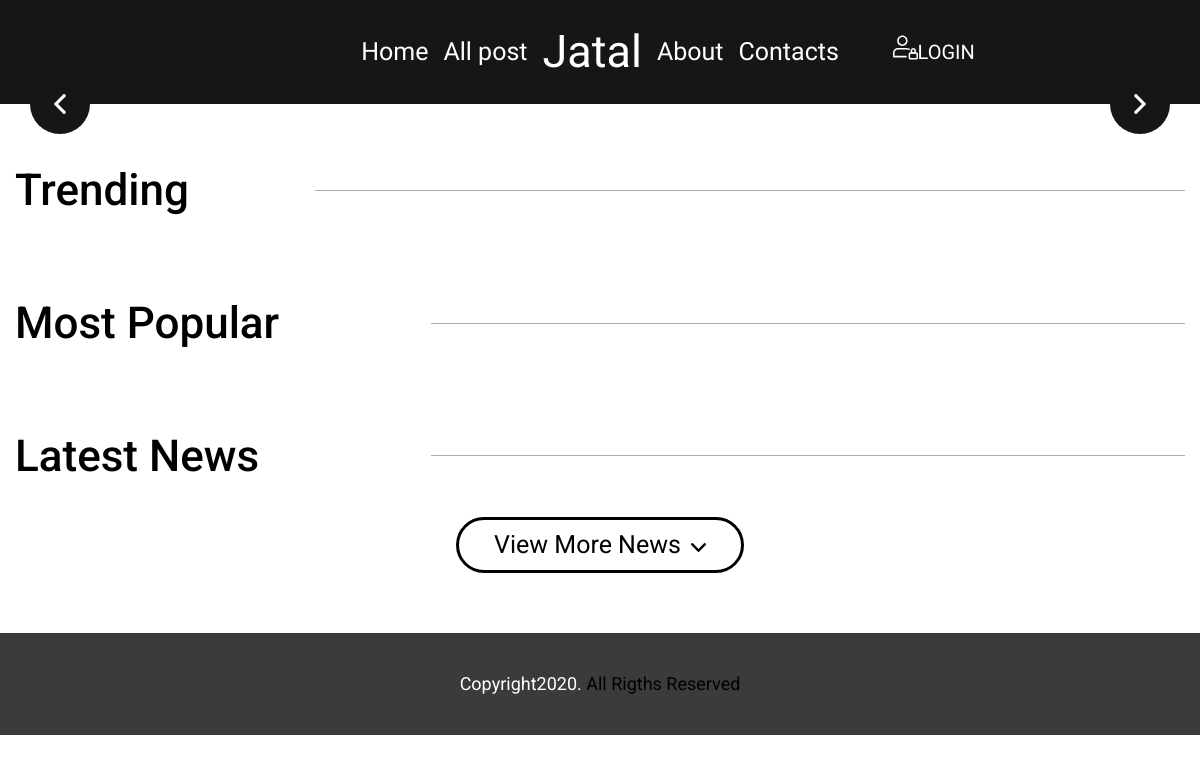
The app's page /, older data.
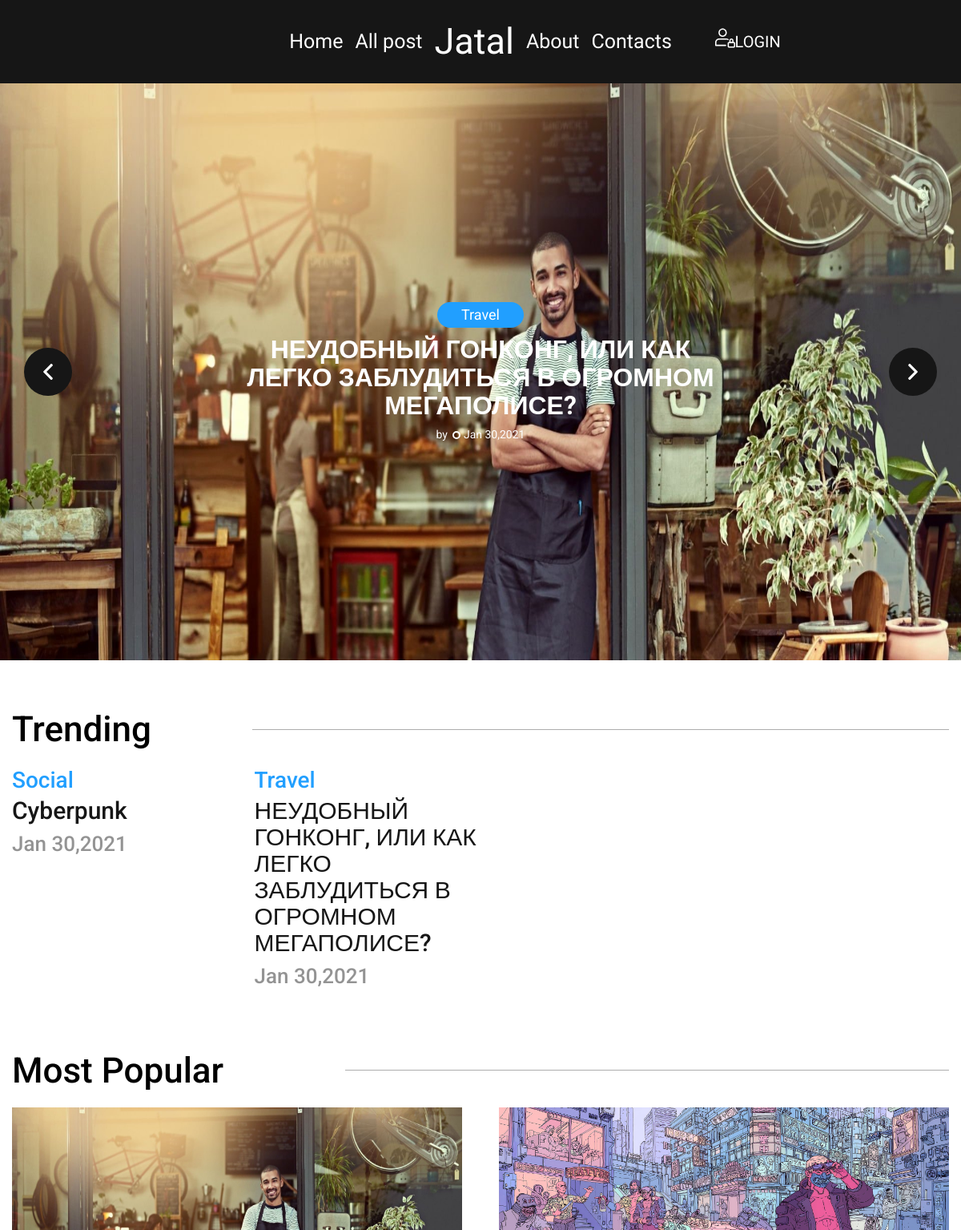
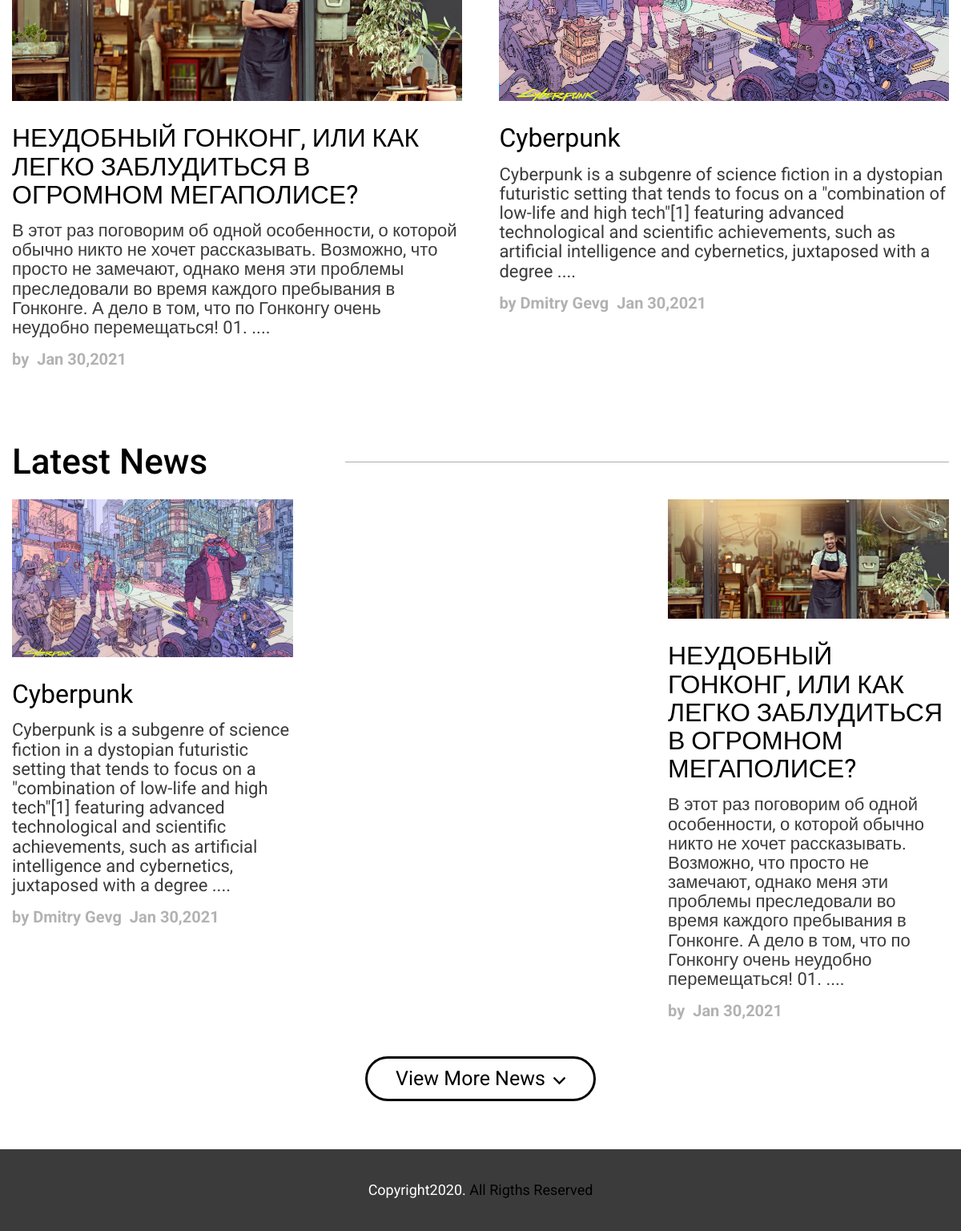
The same page, newer data (2 pictures, top to bottom).
### personalcabinet/models.py (models this page shows, shortened)
class Post(models.Model):
    title = models.CharField(max_length=255, verbose_name='title')
    photo = models.ImageField(upload_to='images/', verbose_name='photo')
    text = models.TextField(verbose_name='text')
    topic = models.ForeignKey(Topic, on_delete=models.CASCADE)
    author = models.ForeignKey(User, on_delete=models.CASCADE)
    date_create = models.DateTimeField(auto_now=True, db_index=True)
    class Meta:
        verbose_name = 'Пост'
        verbose_name_plural = 'Посты'

class Topic(models.Model):
    name = models.CharField(max_length=255, unique=True)
    class Meta:
        verbose_name = 'Тема'
        verbose_name_plural = 'Темы'

### auth_jatal/views.py (the view, shortened to what this page needs)
# urls.py: path('', main_page, name='main_page'),
def main_page(request):
    posts = Post.objects.all()
    last_news = posts.order_by('-date_create')[:3]
    populars = posts[:2]
    intro_posts = posts[0:3]
    trends = posts.order_by('-date_create')[:4]
    shortener_text(last_news, 40)
    shortener_text(populars, 40)
    context = {
        'user': '',
        'intro_posts': intro_posts,
        'trends': trends,
        'populars': populars,
        'last_news': last_news,
    }
    return render(request, 'index.html', context)

### main_pages/views.py (called while the page is built)
def shortener_text(posts, number):
    for post in posts:
        words = post.text.split(" ")
        if len(words) > number:
            post.text = ''
            for word in range(number):
                post.text += words[word] + ' '
        post.text += '....'

### templates/index.html (shortened to what this page needs)
{% extends 'layout/base.html' %}
{% load static %}
{% block content %}
    <div class="intro" id="introVue">
        <button class="intro__arrow intro__arrow--prev" type="button" id="intro__arrow--prev"
                v-on:click="clickLeftBtn">
            <svg class="intro__arrow-icon">
                <use xlink:href="#arrow"></use>
            </svg>
        </button>
        <button class="intro__arrow intro__arrow--next" type="button" id="intro__arrow--next"
                v-on:click="clickRightBtn">
            <svg class="intro__arrow-icon">
                <use xlink:href="#arrow"></use>
            </svg>
        </button>
        <div class="intro__inner" id="intro">
            {% if intro_posts %}
                {% for intro in intro_posts %}
                    <div>
                        <div class="intro__bg">
                            <img src="{{ intro.photo.url }}" alt="" class="intro__img">
                            <div class="intro__item">
                                <div class="intro__topic">{{ intro.topic.name }}</div>
                                <p class="intro__text"><a href="{% url 'single_post' intro.pk %}"
                                                          class="intro__title intro__title-underline">
                                    {{ intro.title }}
                                </a></p>
                                <div class="intro__author-info">
                                    <div class="intro__author-name">
                                        by {{ intro.author.first_name }} {{ intro.author.last_name }}</div>
                                    <div class="intro__author-data">{{ intro.date_create |date:"M d,Y" }}</div>
                                </div>
                            </div>
                        </div>
                    </div>
                {% endfor %}
            {% endif %}
        </div>
    </div>
    <div class="trend">
        <div class="container">
            <div class="trend__inner">
                <div class="trend__header">
                    <div class="trend__title wow fadeInLeft">Trending</div>
                    <div class="trend__line wow fadeInRight"></div>
                </div>
                <div class="trend__content">
                    {% for trend in trends %}
                        <div class="trend__item  wow fadeInLeft">
                            <a href="{% url 'single_post' trend.pk %}" class="trend__topic">{{ trend.topic.name }}</a>
                            <p><a href="{% url 'single_post' trend.pk %}"
                                  class="trend__text trend__text--underline">{{ trend.title }}</a></p>
                            <div class="trend__date">{{ trend.date_create|date:"M d,Y" }}</div>
                        </div>
                    {% endfor %}
                </div>
            </div>
        </div>
    </div>
    <div class="popular">
        <div class="container">
            <div class="popular__inner">
                <div class="trend__header">
                    <div class="trend__title trend__title--popular">Most Popular</div>
                    <div class="trend__line trend__line--popular"></div>
                </div>
                <div class="popular__content">
                    {% for popular in populars %}
                        <div class="popular__item">
                            <div class="popular__photo">
                                <a href="{% url 'single_post' popular.pk %}">
                                    <img src="{{ popular.photo.url }}" alt="" class="popular__img popular__img-img"></a>
                            </div>
                            <p><a href="{% url 'single_post' popular.pk %}"
                                  class="popular__title popular__title--underline">{{ popular.title }}</a>
                            </p>
                            <div class="popular__text">
                                {{ popular.text }}
                            </div>
                            <div class="popular__info">
                                <div class="popular__info-author">
                                    by {{ popular.author.first_name }} {{ popular.author.last_name }}</div>
                                <div class="popular__info-date">{{ popular.date_create| date:"M d,Y" }}</div>
                            </div>
                        </div>
                    {% endfor %}
                </div>
            </div>
        </div>
    </div>
    <div class="latenews">
        <div class="container">
            <div class="latenews__inner">
                <div class="trend__header">
                    <div class="trend__title trend__title--popular">Latest News</div>
                    <div class="trend__line trend__line--popular"></div>
                </div>
                <div class="popular__content">
                    {% for latest in last_news %}
                        <div class="popular__item popular__item-latest">
                            <div class="popular__photo">
                                <a href="{% url 'single_post' latest.pk %}">
                                    <img src="{{ latest.photo.url }}" alt="" class="popular__img"></a>
                            </div>
                            <p><a href="#" class="popular__title popular__title--underline">
                                {{ latest.title }}
                            </a>
                            </p>
                            <div class="popular__text">
                                {{ latest.text }}
                            </div>
                            <div class="popular__info">
                                <div class="popular__info-author">
                                    by {{ latest.author.first_name }} {{ latest.author.last_name }}</div>
                                <div class="popular__info-date">{{ latest.date_create| date:"M d,Y" }}</div>
                            </div>
                        </div>
                    {% endfor %}
                </div>
                <div class="btn__inner wow bounce">
                    <a href="{% url 'all_posts' %}" class="btn-latest">
                        <div class="btn__text">View More News</div>
                        <svg class="btn__icon-arrow">
                            <use xlink:href="#arrow"></use>
                        </svg>
                    </a>
                </div>
            </div>
        </div>
    </div>
{% endblock %}

### templates/layout/base.html (shortened to what this page needs)
{% load static %}
<!DOCTYPE html>
<html lang="en">
<head>
    <link rel="stylesheet" href="https://cdnjs.cloudflare.com/ajax/libs/animate.css/3.4.0/animate.min.css">
    <link rel="stylesheet" type="text/css" href="//cdn.jsdelivr.net/npm/slick-carousel@1.8.1/slick/slick.css"/>
    <link rel="stylesheet" href="{% static 'css/style.min.css' %}">
</head>
<body>
<div id="app">
    <header class="header" v-bind:class="{'header__fixed':isFixed}">
        <div class="container">
            <div class="header__inner">
                <div class="btn__burger">
                </div>
                <nav class="nav" id="nav" v-bind:class="{'see-nav':isActive}">
                    <a href="{% url 'main_page' %}" class="nav__link ">Home</a>
                    <a href="{% url 'all_posts' %}" class="nav__link">All post</a>
                    <div class="nav__link--logo ">Jatal</div>
                    <a href="{% url 'about' %}" class="nav__link ">About</a>
                    <a href="{% url 'contact' %}" class="nav__link">Contacts</a>
                </nav>
                {% if user %}
                    <a href="{% url 'main_personal' %}" class="header__auth-text help-text active">
                        <svg class="account-logo">
                            <use xlink:href="#account"></use>
                        </svg>
                    </a>
                    <a href="{% url 'logout' %}" class="header__auth active" id="logout">
                        <svg class="header__auth-logo">
                            <use xlink:href="#logout"></use>
                        </svg>
                        <div class="header__auth-text">Logout</div>
                    </a>
                {% else %}
                    <a href="{% url 'main_login' %}" class="header__auth active" id="login">
                        <svg class="header__auth-logo">
                            <use xlink:href="#login"></use>
                        </svg>
                        <div class="header__auth-text">Login</div>
                    </a>
                {% endif %}
            </div>
        </div>
    </header>
</div>
{% block content %}
{% endblock %}
<div class="footer">
    <div class="container">
        <div class="footer__inner">
            <div class="footer__copyrigth">Copyright2020.
                <r class="black">All Rigths Reserved</r>
            </div>
        </div>
    </div>
</div>
</body>
</html>

Row changes from the older to the newer data that the page shows:
added Post: photo (picture), topic.name "Travel", title "НЕУДОБНЫЙ ГОНКОНГ, ИЛИ КАК ЛЕГКО ЗАБЛУДИТЬСЯ В ОГРОМНОМ МЕГАПОЛИСЕ?", date_create "Jan 30,2021", text "В этот раз поговорим об одной особенности, о которой обычно никто не хочет рассказывать. Возможно, что просто не замечают, однако меня эти проблемы преследовали во время каждого пребывания в Гонконге. А дело в том, что по Гонконгу очень неудобно перемещаться! 01. ...."
added Post: topic.name "Social", title "Cyberpunk", date_create "Jan 30,2021", photo (picture), text "Cyberpunk is a subgenre of science fiction in a dystopian futuristic setting that tends to focus on a \"combination of low-life and high tech\"[1] featuring advanced technological and scientific achievements, such as artificial intelligence and cybernetics, juxtaposed with a degree ....", author.first_name "Dmitry", author.last_name "Gevg"
